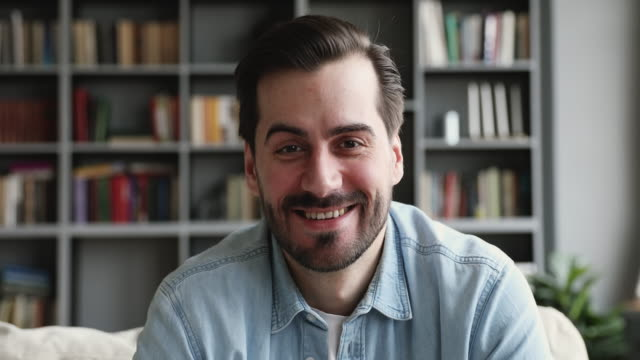
#> input picture assets/test.jpg, 640 x 360 px, given in place of the camera
$ python main.py
#> lines starting #> are read from the running program, lines starting #| are printed output that depends on the picture; after the words box and inside, x2 and y2 are one past the last pixel; in counts of white or black regions, pixels touching at a corner belong together
#> further down, frame is the input picture: shape (360, 640, 3); mean B, G, R 98.4, 100.7, 102.5
### tools.py
import config as cfg
import datetime


def put_date(cv2, frame, count):
	height = frame.shape[0]
	current_time = datetime.datetime.now().strftime("%d-%m-%Y %H:%M:%S")
	font = cv2.FONT_HERSHEY_SIMPLEX
	frame = cv2.putText(frame, current_time, (15,  height - 20), font, 0.7, cfg.TEXT_COLOR, 1, cv2.LINE_AA)
	frame = cv2.putText(frame, f'Count: {count}', (15, height - 45), font, 0.7, cfg.TEXT_COLOR, 1, cv2.LINE_AA)
	return frame

def get_cascades(cv2):
	f = cv2.CascadeClassifier(cv2.data.haarcascades + cfg.FACE_CASCADE_NAME)
	e = cv2.CascadeClassifier(cv2.data.haarcascades + cfg.EYES_CASCADE_NAME)
	return (f, e)

def highlight_face(cv2, frame, x, y, h, w):
	center = (x + w // 2, y + h // 2)
	if cfg.FACE_IS_ELIPSE:
		frame = cv2.ellipse(frame, center, (w//2, h//2), 0, 0, 360, cfg.FACE_HIGHLIGHT_COLOR, cfg.FACE_LINE_THICKNESS)
	else:
		frame = cv2.rectangle(frame, (x, y), (x + w, y + h), cfg.FACE_HIGHLIGHT_COLOR, cv2.LINE_4, cfg.FACE_LINE_THICKNESS)
	return (center, frame)

def highlight_eyes(cv2, frame, faceXY, x, y, h, w):
	center = (faceXY[0] + x + w//2, faceXY[1] + y + h//2)
	radius = int(round((w + h)*0.25))
	frame = cv2.circle(frame, center, radius, cfg.EYES_HIGHLIGHT_COLOR, cv2.LINE_4, cfg.EYES_LINE_THICKNESS)
	return (center, frame)

def get_detected_and_highlighted(cv2, frame):
	face_cascade, eyes_cascade = get_cascades(cv2)
	gray = cv2.cvtColor(frame, cv2.COLOR_BGR2GRAY)
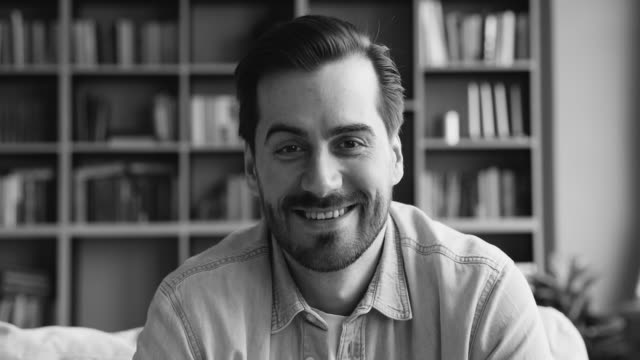
#> gray: shape (360, 640); min 8, max 248, mean 101

	faces = face_cascade.detectMultiScale(gray)
#> faces = [[240, 83, 161, 161]]
	is_detected = True if len(faces) > 0 else False
#> is_detected = True

	for (x, y, h, w) in faces:
		center, frame = highlight_face(cv2, frame, x, y, h, w)
		face = frame[y:y + h, x: x + w]
		eyes = eyes_cascade.detectMultiScale(face)
		if cfg.EYES_HIGHLIGHT:
			for (x_, y_, h_, w_) in eyes:
				_, frame = highlight_eyes(cv2, frame, (x, y), x_, y_, h_, w_)
#> this loop made 1 pass
#> (x, y, h, w, eyes) on pass 1: (240, 83, 161, 161, [[91, 42, 39, 39], [30, 47, 37, 37]])
#> pass 1, in highlight_face, `frame = cv2.rectangle(frame, (x, y), (x + w, y + h), cfg.FACE_HIGHLIGH..`:
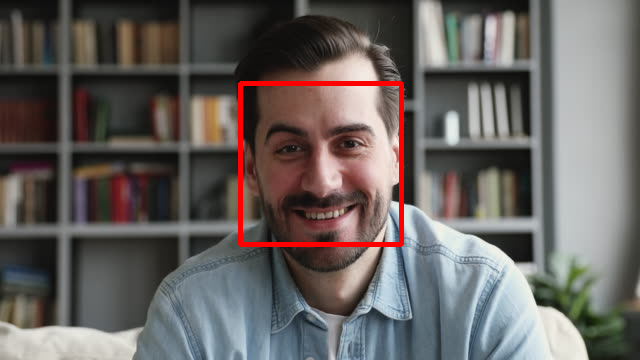
#> frame: shape (360, 640, 3); 1.39% of pixels changed, all inside (x1, y1, x2, y2) = (238, 81, 404, 247)
#> pass 1, in get_detected_and_highlighted, `face = frame[y:y + h, x: x + w]`:
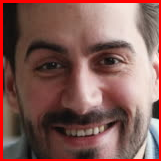
#> face: shape (161, 161, 3); mean B, G, R 86.2, 92, 132.5
#> pass 1, in highlight_eyes, `frame = cv2.circle(frame, center, radius, cfg.EYES_HIGHLIGHT_COLOR, cv..`:
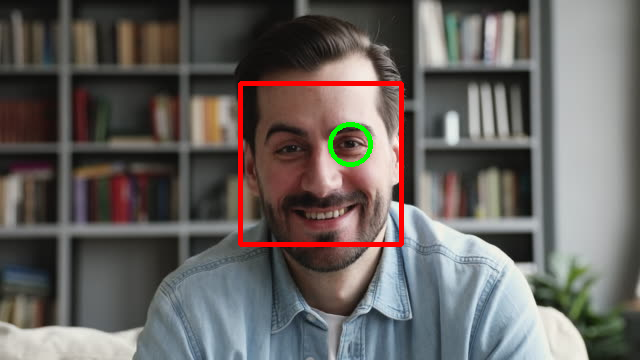
#> frame: shape (360, 640, 3); 0.27% of pixels changed, all inside (x1, y1, x2, y2) = (328, 122, 373, 167)
#> pass 1, in highlight_eyes (call 2), `frame = cv2.circle(frame, center, radius, cfg.EYES_HIGHLIGHT_COLOR, cv..`:
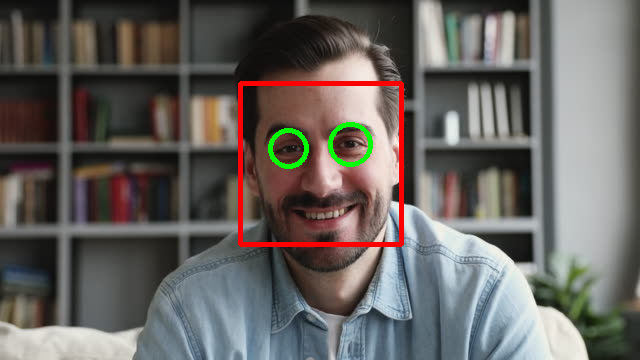
#> frame: shape (360, 640, 3); 0.25% of pixels changed, all inside (x1, y1, x2, y2) = (268, 128, 309, 169)
#> after the loop:
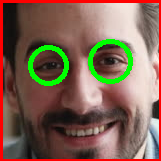
#> face: shape (161, 161, 3); 4.56% of pixels changed, all inside (x1, y1, x2, y2) = (28, 39, 133, 86)

	frame = put_date(cv2, frame, len(faces))
#> in put_date, `height = frame.shape[0]`: height = 360
#> in put_date, `frame = cv2.putText(frame, f'Count: {count}', (15, height - 45), font,..`:
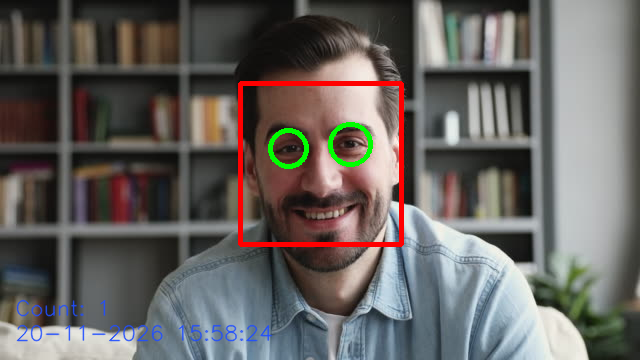
#> frame: shape (360, 640, 3); mean B, G, R 97.1, 100, 103.6

	return (is_detected, frame)

### main.py
import numpy as np
import datetime
import time
import cv2

import config as cfg
import tools


face_cascade = cv2.CascadeClassifier(cv2.data.haarcascades + cfg.FACE_CASCADE_NAME)
eyes_cascade = cv2.CascadeClassifier(cv2.data.haarcascades + cfg.EYES_CASCADE_NAME)

capture = cv2.VideoCapture(0)

frame_size = (int(capture.get(3)), int(capture.get(4)))
fourcc = cv2.VideoWriter_fourcc(*'mp4v')

stopped_time = time.time()
is_recording = False

while True:
	_, frame = capture.read()

	is_detected, frame = tools.get_detected_and_highlighted(cv2, frame)
#> is_detected = True

	if is_detected:
		if not is_recording:
			is_recording = True
			current_time = datetime.datetime.now().strftime("%d-%m-%Y-%H-%M-%S")
			out = cv2.VideoWriter(f"output/{current_time}.mp4", fourcc, 20, frame_size)
			print('Start recording!')
		else:
			stopped_time = time.time()
			out.write(frame)
	if not is_detected and time.time() - stopped_time >= cfg.SECONDS_TO_RECORD_AFTER_DETECTION:
		if is_recording:
			is_recording = False
			out.release()
			print('Stop recording!')

	cv2.imshow('Cam', frame)

	if cv2.waitKey(1) == ord('q'):
#> (key q is pressed here)
		break

out.release()
capture.release()
cv2.destroyAllWindows()
exit()
#> (the program exits here)

$ run again, on assets/example2.png
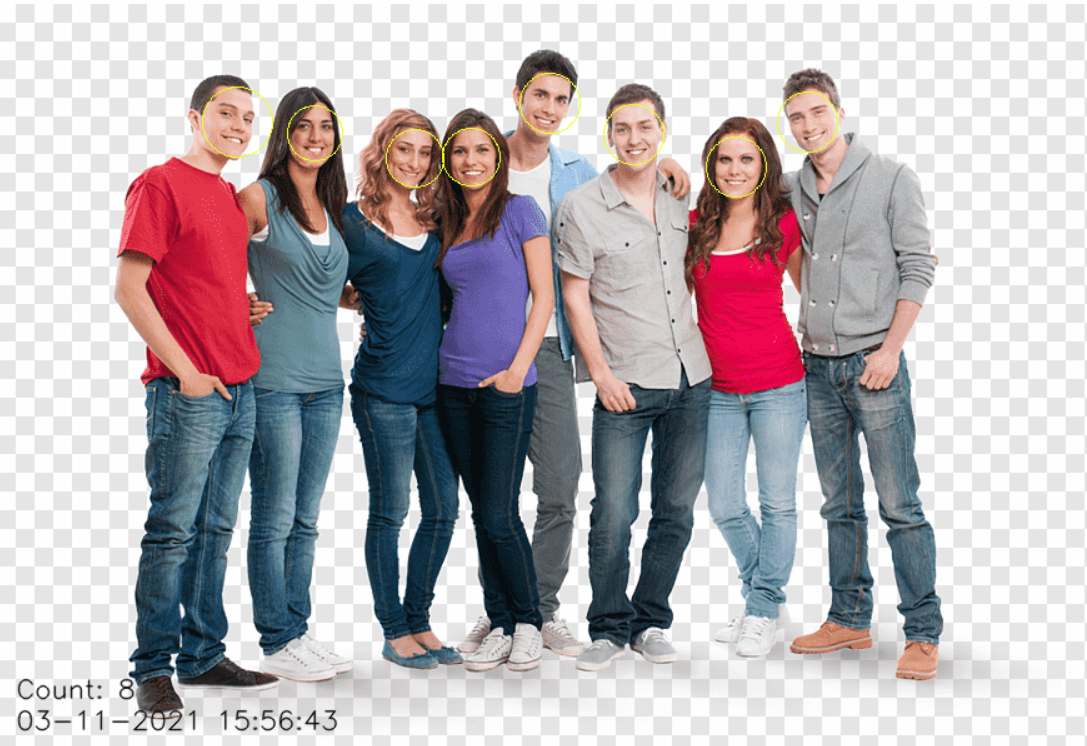
#> input picture assets/example2.png, 1087 x 746 px, given in place of the camera
#> frame is the input picture: shape (746, 1087, 3); mean B, G, R 180.5, 176.7, 184
#> faces = [[288, 105, 54, 54], [707, 137, 57, 57], [520, 74, 60, 60], [604, 104, 61, 61], [387, 130, 55, 55], [444, 129, 56, 56], [779, 93, 58, 58], [286, 149, 56, 56], [204, 89, 66, 66]]
#> in get_detected_and_highlighted, `is_detected = True if len(faces) > 0 else False`: is_detected = True
#> the loop in get_detected_and_highlighted, `for (x, y, h, w) in faces:` made 9 passes
#> (x, y, h, w) on passes 1 to 8: (288, 105, 54, 54), (707, 137, 57, 57), (520, 74, 60, 60), (604, 104, 61, 61), (387, 130, 55, 55), (444, 129, 56, 56), (779, 93, 58, 58), (286, 149, 56, 56)
#> after the loop in get_detected_and_highlighted, `for (x, y, h, w) in faces:`:
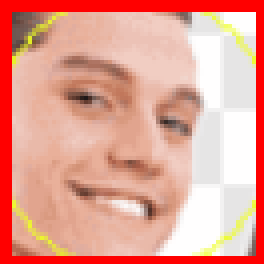
#> face: shape (66, 66, 3) (shown 4 times larger); mean B, G, R 147, 161.6, 229.9
#> in put_date, `frame = cv2.putText(frame, f'Count: {count}', (15, height - 45), font,..`:
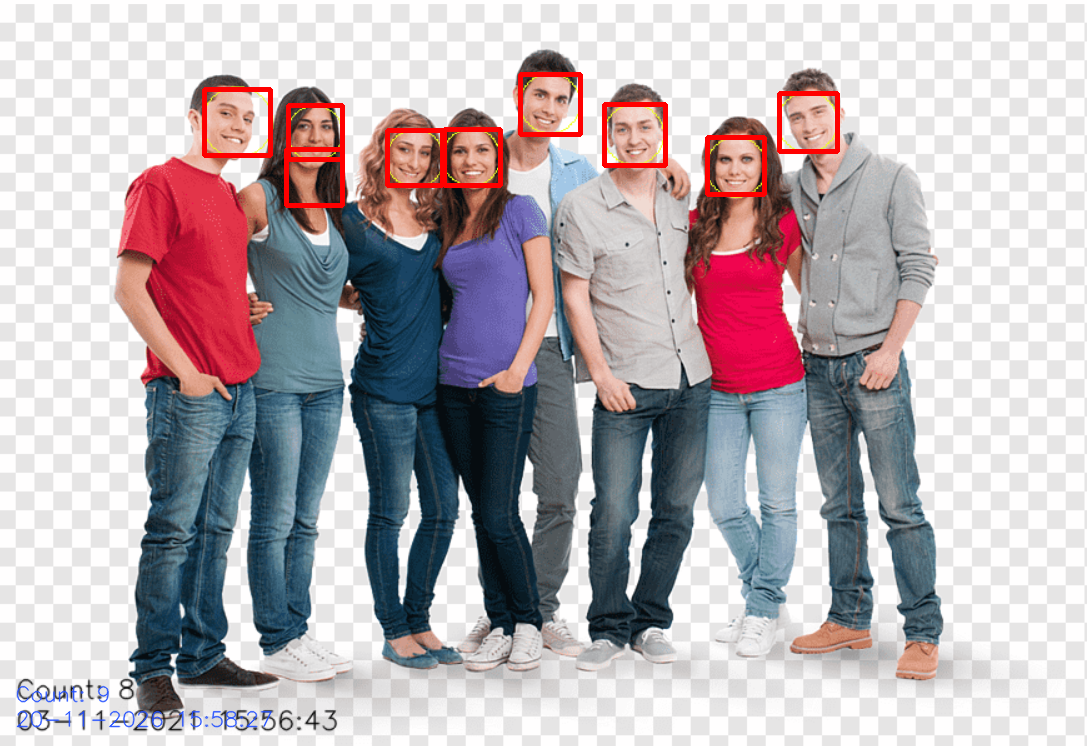
#> frame: shape (746, 1087, 3); mean B, G, R 179.2, 174.7, 184.9
